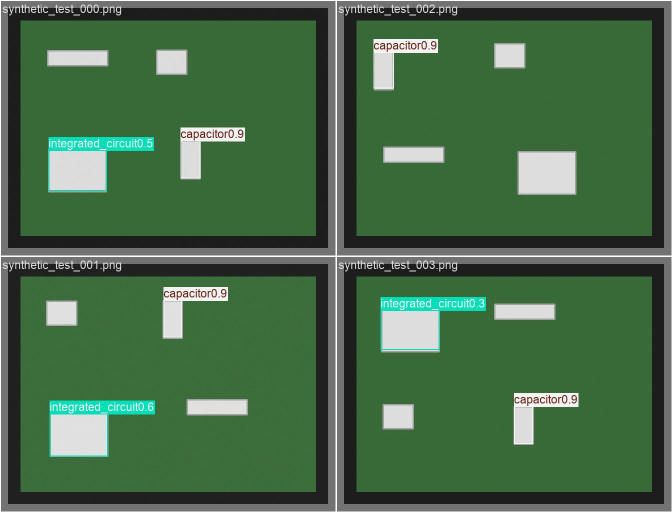
#> input picture runs/detect/artifacts/yolo_detection/test_metrics/val_batch0_pred.jpg, 1344 x 1024 px (shown at 1/2 size)
$ python -i preprocessor.py   (imports and definitions only)
#> lines starting #> are read from the running program, lines starting #| are printed output that depends on the picture
from dataclasses import dataclass

import cv2
import numpy as np

from redguard.imaging.validation import validate_image


@dataclass(frozen=True)
class PreprocessingConfig:
    """Configuration for the RedGuard preprocessing pipeline."""

    target_width: int | None = None
    target_height: int | None = None
    grayscale: bool = True
    denoise: bool = True
    normalize_contrast: bool = True
    clahe_clip_limit: float = 2.0
    clahe_grid_size: int = 8


class ImagePreprocessor:
    """Standardize images before registration and visual comparison."""

    def __init__(
        self,
        config: PreprocessingConfig | None = None,
    ) -> None:
        self.config = config or PreprocessingConfig()

    def preprocess(self, image: np.ndarray) -> np.ndarray:
        validate_image(image)

        result = image.copy()

        if self.config.target_width or self.config.target_height:
            result = self._resize_preserving_aspect_ratio(result)

        if self.config.grayscale:
            result = self._to_grayscale(result)

        if self.config.denoise:
            result = self._denoise(result)

        if self.config.normalize_contrast:
            result = self._normalize_contrast(result)

        return result

    # [101 lines left out: functions _resize_preserving_aspect_ratio, _to_grayscale, _denoise, _normalize_contrast, _apply_clahe, not called in this run]

>>> import cv2
>>> picture = cv2.imread('../../../runs/detect/artifacts/yolo_detection/test_metrics/val_batch0_pred.jpg', cv2.IMREAD_GRAYSCALE)
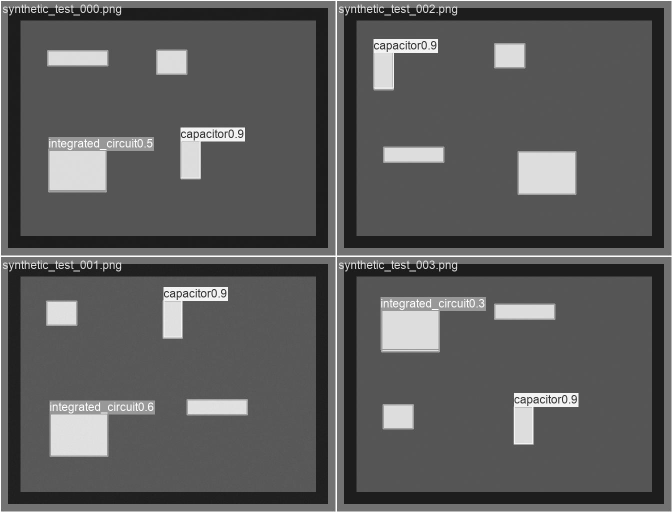
#> picture: shape (1024, 1344) (shown at 1/2 size); min 0, max 255, mean 92.2
#> (the run stopped early here; a loop or call above may not have finished)

$ run again, on runs/detect/artifacts/yolo_detection/test_metrics/val_batch1_pred.jpg
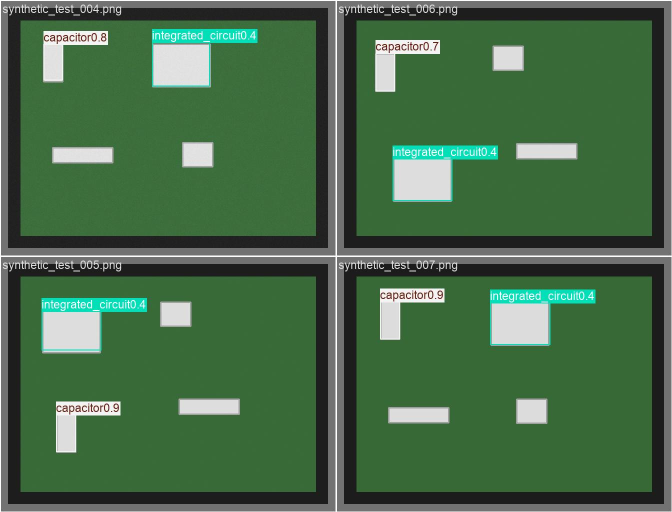
#> input picture runs/detect/artifacts/yolo_detection/test_metrics/val_batch1_pred.jpg, 1344 x 1024 px (shown at 1/2 size)
#> `picture = cv2.imread('../../../runs/detect/artifacts/yolo_detection/te..`:
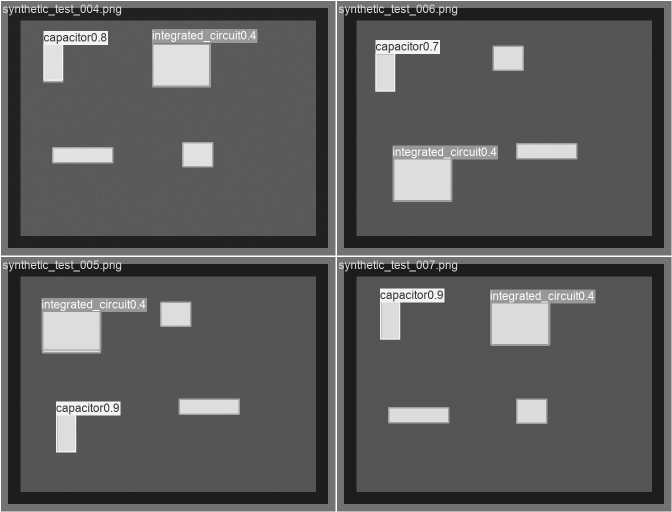
#> picture: shape (1024, 1344) (shown at 1/2 size); min 0, max 255, mean 92.7
